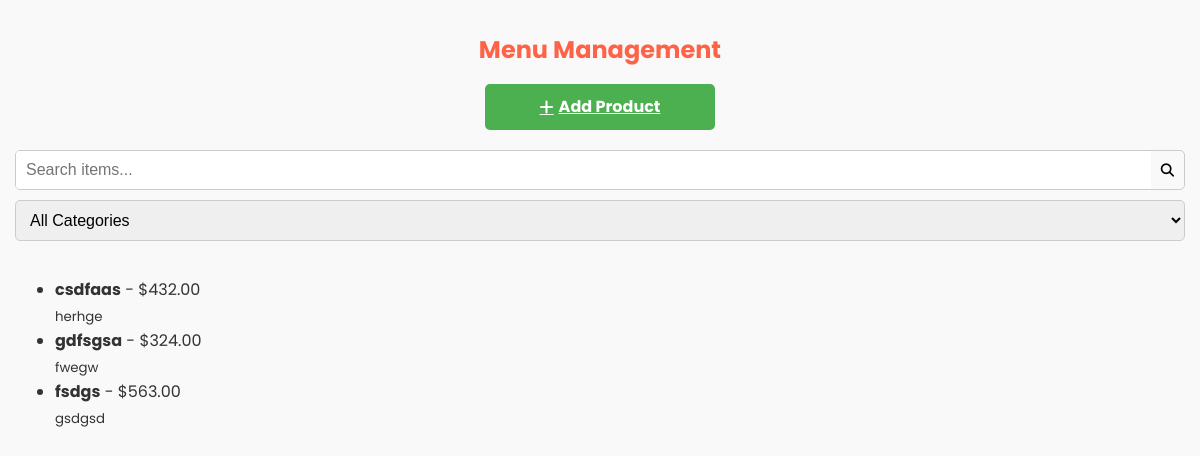
Page /menu_management/ (signed in) on the earlier database version.
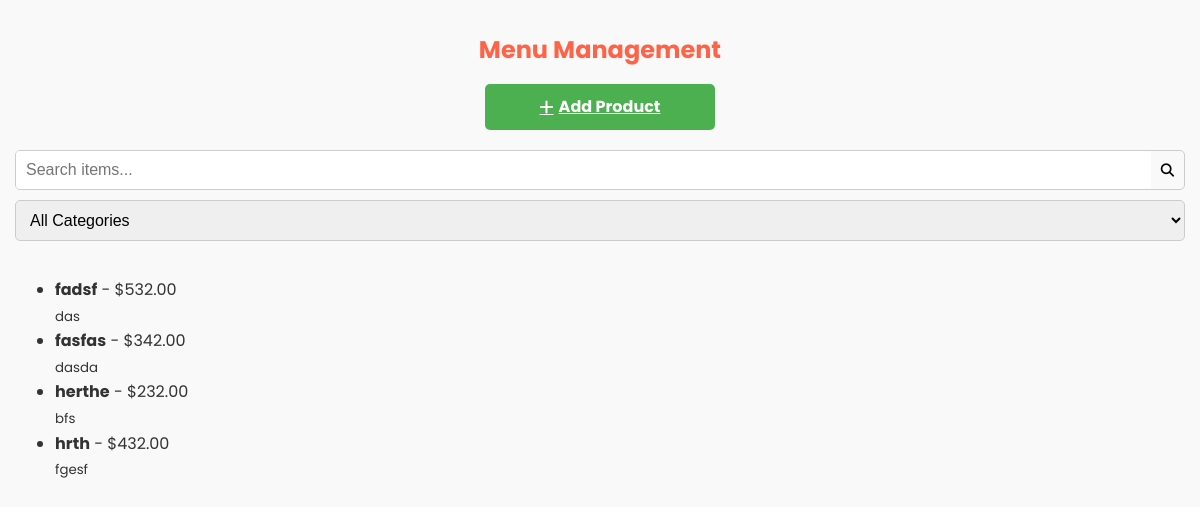
Same page on the later database version.
### managementapp/models.py (models this page shows, shortened)
class MenuItem(models.Model):
    CATEGORY_CHOICES = [
        ('Recommend', 'Recommend'),
        ('Food', 'Food'),
        ('Appetizer', 'Appetizer'),
        ('Drink', 'Drink'),
        ('Dessert', 'Dessert'),
    ]
    name = models.CharField(max_length=100)
    description = models.TextField()
    price = models.DecimalField(max_digits=6, decimal_places=2)
    available = models.BooleanField(default=True)
    category = models.CharField(max_length=20, choices=CATEGORY_CHOICES, default='Food')
    image = models.ImageField(upload_to='menu_items/', blank=True, null=True)

### managementapp/views.py (the view)
# urls.py: path('menu_management/', views.menu_management, name='menu_management'),
@login_required
def menu_management(request):
    menu_items = MenuItem.objects.all()  # Fetch all menu items
    context = {
        'menu_items': menu_items,  # Pass the menu items to the template
    }
    return render(request, 'managementapp/menu_management.html', context)

### managementapp/templates/managementapp/menu_management.html (shortened to what this page needs)
{% load static %}
<!DOCTYPE html>
<html lang="en">
<head>
    <link rel="stylesheet" href="{% static 'style_menu_management.css' %}" type="text/css">
    <link rel="stylesheet" href="https://cdnjs.cloudflare.com/ajax/libs/font-awesome/6.4.0/css/all.min.css">
</head>
<body>
    <div class="container menu-management">
        <div class="management-header">
            <h1>Menu Management</h1>
            <a href="{% url 'add_product' %}" class="add-product-btn">
                <i class="fas fa-plus"></i> Add Product
            </a>
        </div>
        <div class="filter-section">
            <div class="search-bar">
                <input type="text" placeholder="Search items..." id="search-input">
                <button class="search-icon" id="search-button">
                    <i class="fas fa-search"></i>
                </button>
            </div>
            <select class="category-select" id="category-select">
                <option value="">All Categories</option>
            </select>
        </div>
        <div id="menu-list" class="menu-items-list">
            {% if menu_items %}
                <ul>
                    {% for item in menu_items %}
                        <li>
                            <strong>{{ item.name }}</strong> - ${{ item.price }} <br>
                            <small>{{ item.description }}</small>
                        </li>
                    {% endfor %}
                </ul>
            {% else %}
                <p>No menu items available.</p>
            {% endif %}
        </div>
    </div>
</body>
</html>

### managementapp/static/style_menu_management.css (style rules this page uses)
body { font-family: 'Poppins', sans-serif; margin: 0; padding: 0; background-color: #f9f9f9; color: #333; line-height: 1.6; }
.container { max-width: 100%; margin: 0 auto; padding: 0; }
.menu-management { padding: 15px; }
.management-header { display: flex; flex-direction: column; align-items: center; margin-bottom: 20px; }
.management-header h1 { color: #ff6347; margin-bottom: 15px; font-size: 24px; text-align: center; }
.add-product-btn { background-color: #4CAF50; color: white; border: none; padding: 10px 15px; border-radius: 5px; cursor: pointer; font-weight: bold; display: flex; align-items: center; justify-content: center; width: 100%; max-width: 200px; }
.add-product-btn i { margin-right: 5px; }
.filter-section { display: flex; flex-direction: column; gap: 10px; margin-bottom: 20px; }
.search-bar { display: flex; align-items: center; border: 1px solid #ccc; border-radius: 5px; overflow: hidden; }
.search-bar input { border: none; padding: 10px; flex-grow: 1; font-size: 16px; }
.search-icon { background: none; border: none; padding: 10px; cursor: pointer; }
.category-select { padding: 10px; border: 1px solid #ccc; border-radius: 5px; font-size: 16px; width: 100%; }
.menu-items-list { display: flex; flex-direction: column; gap: 15px; }

Differences in the rows shown:
removed MenuItem: name "csdfaas", price "432.00", description "herhge"
removed MenuItem: name "gdfsgsa", price "324.00", description "fwegw"
removed MenuItem: name "fsdgs", price "563.00", description "gsdgsd"
added MenuItem: name "fadsf", price "532.00", description "das"
added MenuItem: name "fasfas", price "342.00", description "dasda"
added MenuItem: name "herthe", price "232.00", description "bfs"
added MenuItem: name "hrth", price "432.00", description "fgesf"
